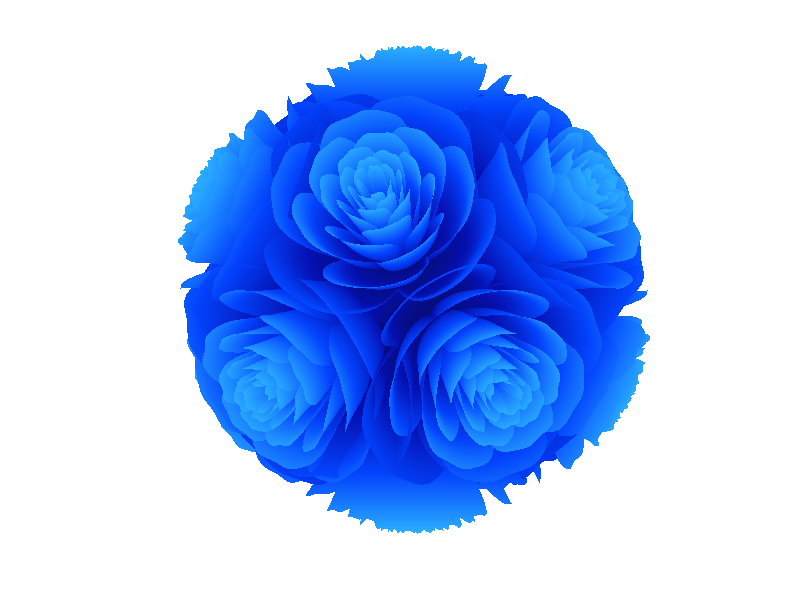

The MATLAB script that drew this image:
function roseball(varargin)
% Zhaoxu Liu / slandarer (2026). roseball 
% (https://www.mathworks.com/matlabcentral/fileexchange/93510-roseball), 
% MATLAB Central File Exchange. Retrieved April 15, 2026.
ax = gca; CList = [.02 .04 .39; .02 .06 .69; .01 .26 .99; .17 .69 1];
if nargin >= 1 && isa(varargin{1}, 'matlab.graphics.axis.Axes')
    ax = varargin{1};
    if nargin >= 2
        CList = varargin{2};
    end
elseif nargin >= 1
    CList = varargin{1};
    if nargin >= 2
        ax = varargin{2};
    end
end
hold(ax, 'on'); view(11, -.07); axis equal off

% Basic surface
[x, t] = meshgrid((0:24)./24, (0:.5:575)./575.*20.*pi + 4*pi);
p = (pi/2)*exp(-t./(8*pi));
u = 1 - (1 - mod(3.6*t, 2*pi)./pi).^4./2 + sin(15*t)/150;
y = 2*(x.^2 - x).^2.*sin(p);
r = u.*(x.*sin(p) + y.*cos(p));
h = u.*(x.*cos(p) - y.*sin(p)) + .35;
x = r.*cos(t); y = r.*sin(t);

% Rotation matrix
Rx = @(rx) [1, 0, 0; 0, cos(rx), -sin(rx); 0, sin(rx), cos(rx)];
Rz = @(yz) [cos(yz), - sin(yz), 0; sin(yz), cos(yz), 0; 0, 0, 1];
Rx1 = Rx(pi - acos(- 1/sqrt(5)));
Rz1 = Rz(2*pi/5); Rz2 = Rz(pi/5);

prop = {'EdgeAlpha',.05, 'EdgeColor','none', ...
        'FaceColor','interp', 'CData',H2C(h, CList)};
surf(x, y,   h, prop{:})
surf(x, y, - h, prop{:})
[U, V, W] = matRotate(x, y, h, Rx1);
for k = 1:5, [U, V, W] = matRotate(U, V, W, Rz1); surf(U, V,   W, prop{:}), end
[U, V, W] = matRotate(U, V, W, Rz2);
for k = 1:5, [U, V, W] = matRotate(U, V, W, Rz1); surf(U, V, - W, prop{:}), end

    function C = H2C(H, cL)
        X = rescale(H, 0, 1);
        C = interp1(rescale(1:size(cL, 1), 0, 1), cL, X);
    end

    function [U, V, W] = matRotate(X, Y, Z, R)
        U = X; V = Y; W = Z;
        for i = 1:numel(X)
            v = [X(i); Y(i); Z(i)];
            n = R*v; U(i) = n(1); V(i) = n(2); W(i) = n(3);
        end
    end

end
